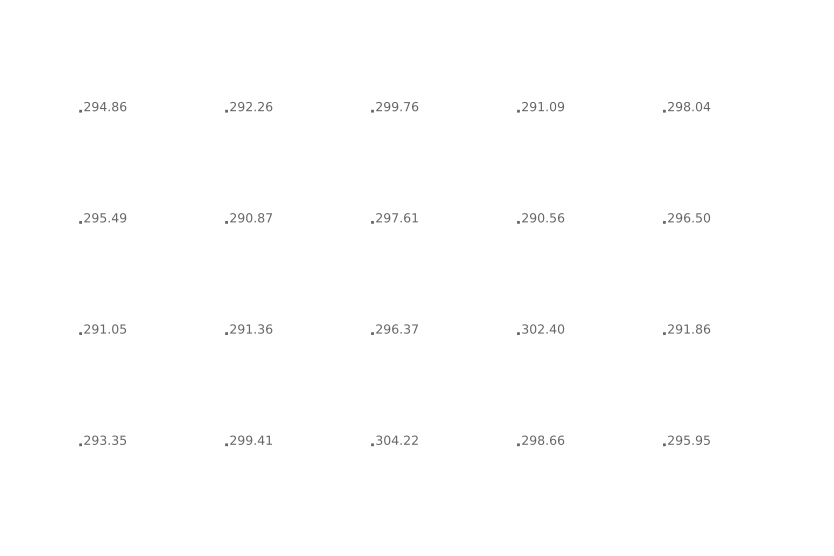

This figure's Python source:
# PDF de test : cotes écrites en contours pleins (police convertie en dessins), chacune avec un petit repère
from matplotlib.textpath import TextPath
from matplotlib.font_manager import FontProperties
from reportlab.pdfgen import canvas
import random
random.seed(7)
c = canvas.Canvas('filled-z.pdf', pagesize=(600, 400))
fp = FontProperties(family='DejaVu Sans')
vals = []
for i in range(4):
    for j in range(5):
        v = round(290 + random.random() * 15, 2); vals.append(v)
        x, y = 60 + j * 105, 320 - i * 80
        c.setFillColorRGB(0.4, 0.4, 0.4)
        # repère : petit carré plein
        c.rect(x - 3, y - 1, 2, 2, stroke=0, fill=1)
        tp = TextPath((0, 0), '%.2f' % v, size=9, prop=fp)
        p = c.beginPath()
        for poly in tp.to_polygons(closed_only=True):
            p.moveTo(x + poly[0][0], y + poly[0][1])
            for q in poly[1:]: p.lineTo(x + q[0], y + q[1])
            p.close()
        c.drawPath(p, stroke=0, fill=1, fillMode=0)
c.save()
print(sorted(vals))
